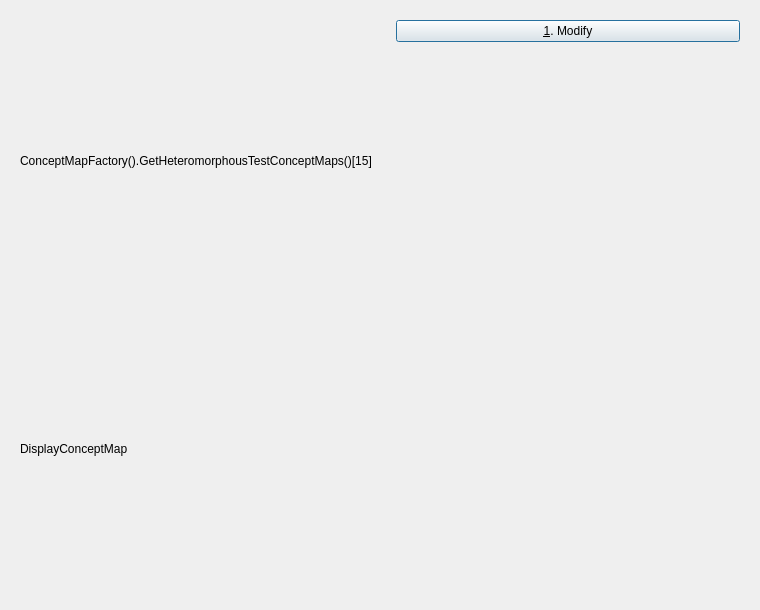
<?xml version="1.0" encoding="UTF-8"?>
<ui version="4.0">
 <class>QtTestDisplayConceptMapDialog</class>
 <widget class="QDialog" name="QtTestDisplayConceptMapDialog">
  <property name="geometry">
   <rect>
    <x>0</x>
    <y>0</y>
    <width>760</width>
    <height>610</height>
   </rect>
  </property>
  <property name="windowTitle">
   <string>Test ConceptMapDisplayWidget</string>
  </property>
  <layout class="QHBoxLayout" name="horizontalLayout">
   <item>
    <widget class="QWidget" name="widget" native="true">
     <layout class="QVBoxLayout" name="verticalLayout_2">
      <item>
       <widget class="QLabel" name="label_test">
        <property name="text">
         <string>ConceptMapFactory().GetHeteromorphousTestConceptMaps()[15]</string>
        </property>
       </widget>
      </item>
      <item>
       <widget class="QLabel" name="label_concept_map_type">
        <property name="text">
         <string>DisplayConceptMap</string>
        </property>
       </widget>
      </item>
     </layout>
    </widget>
   </item>
   <item>
    <widget class="QWidget" name="widget_menu" native="true">
     <property name="enabled">
      <bool>true</bool>
     </property>
     <layout class="QVBoxLayout" name="verticalLayout">
      <item>
       <widget class="QPushButton" name="button_test_modify">
        <property name="text">
         <string>&amp;1. Modify</string>
        </property>
       </widget>
      </item>
      <item>
       <spacer name="verticalSpacer">
        <property name="orientation">
         <enum>Qt::Vertical</enum>
        </property>
        <property name="sizeHint" stdset="0">
         <size>
          <width>20</width>
          <height>63</height>
         </size>
        </property>
       </spacer>
      </item>
     </layout>
    </widget>
   </item>
  </layout>
 </widget>
 <resources/>
 <connections/>
</ui>
